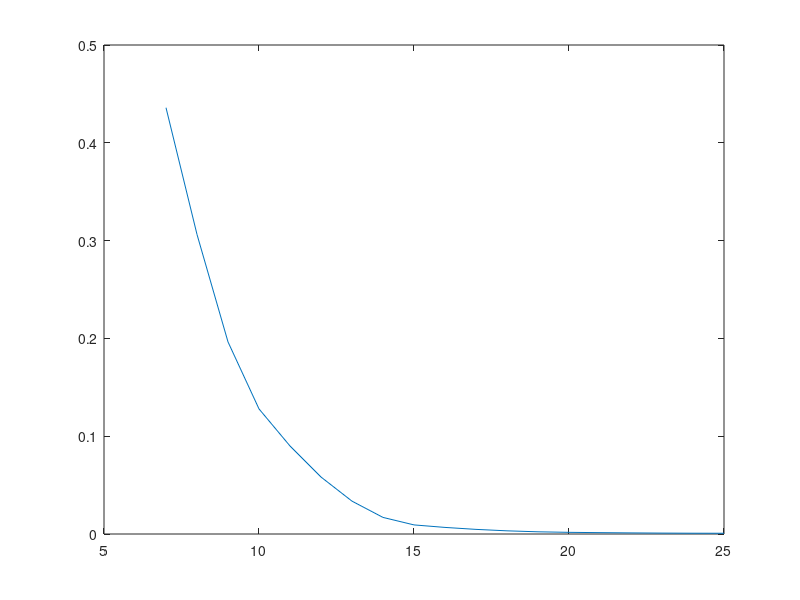

Source code (MATLAB):
SNR = [25 20 15 10 7]
estimation_error_fbmc = [7.5867e-04 0.0017 0.0093 0.1279 0.4359];
estimation_error_fbmc2 =[8.8712e-05 3.3960e-04 9.2516e-04 0.0029 0.0053]*1.12;
estimation_error_gfdm =[8.8712e-05 3.3960e-04 9.2516e-04 0.0029 0.0053];

xx = interp1(SNR, estimation_error_fbmc, 25:-1:7, 'pchip');
xx1 = interp1(SNR, estimation_error_fbmc2, 25:-1:7, 'pchip');
xx2 = interp1(SNR, estimation_error_gfdm, 25:-1:7, 'pchip');

plot(25:-1:7, xx)

